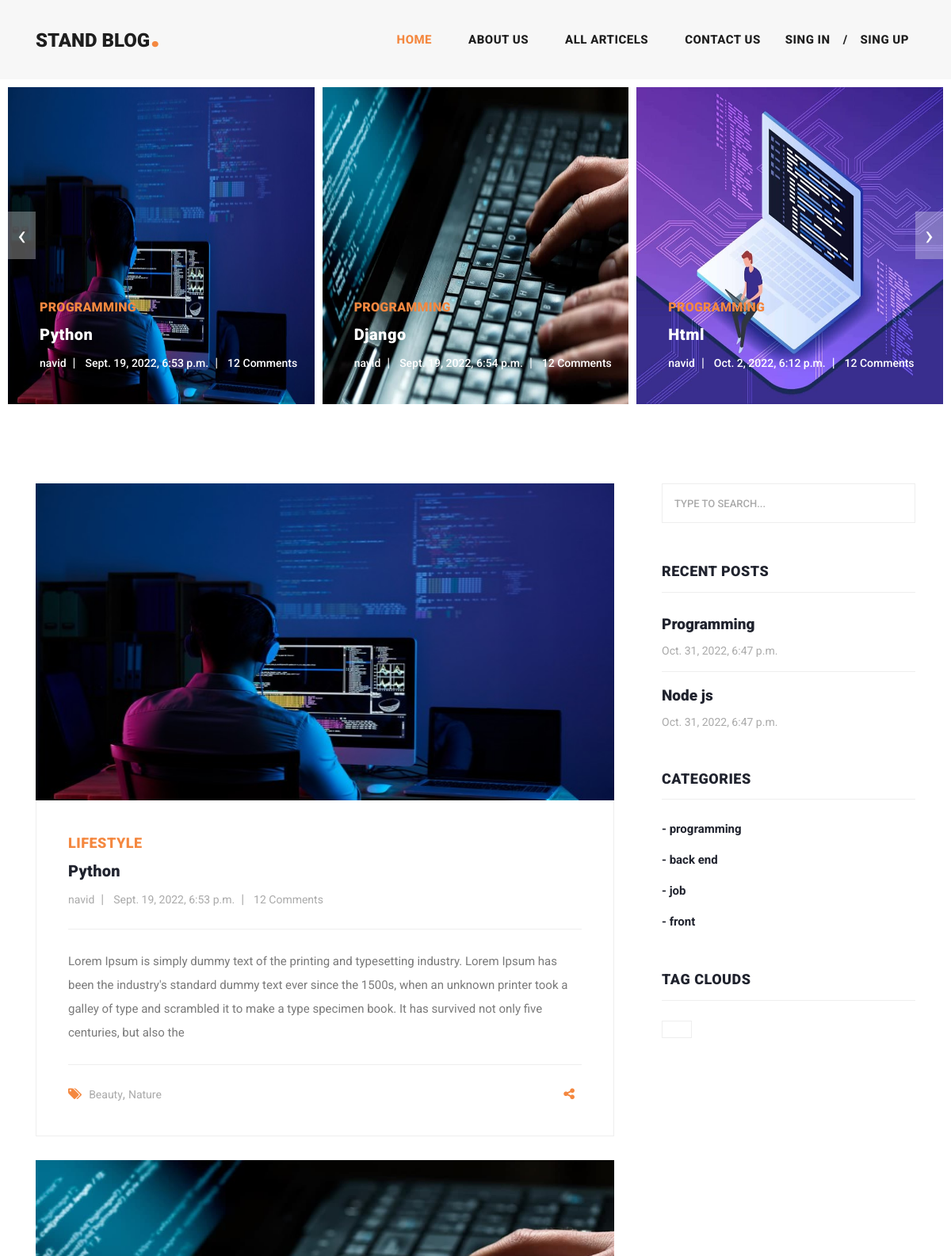
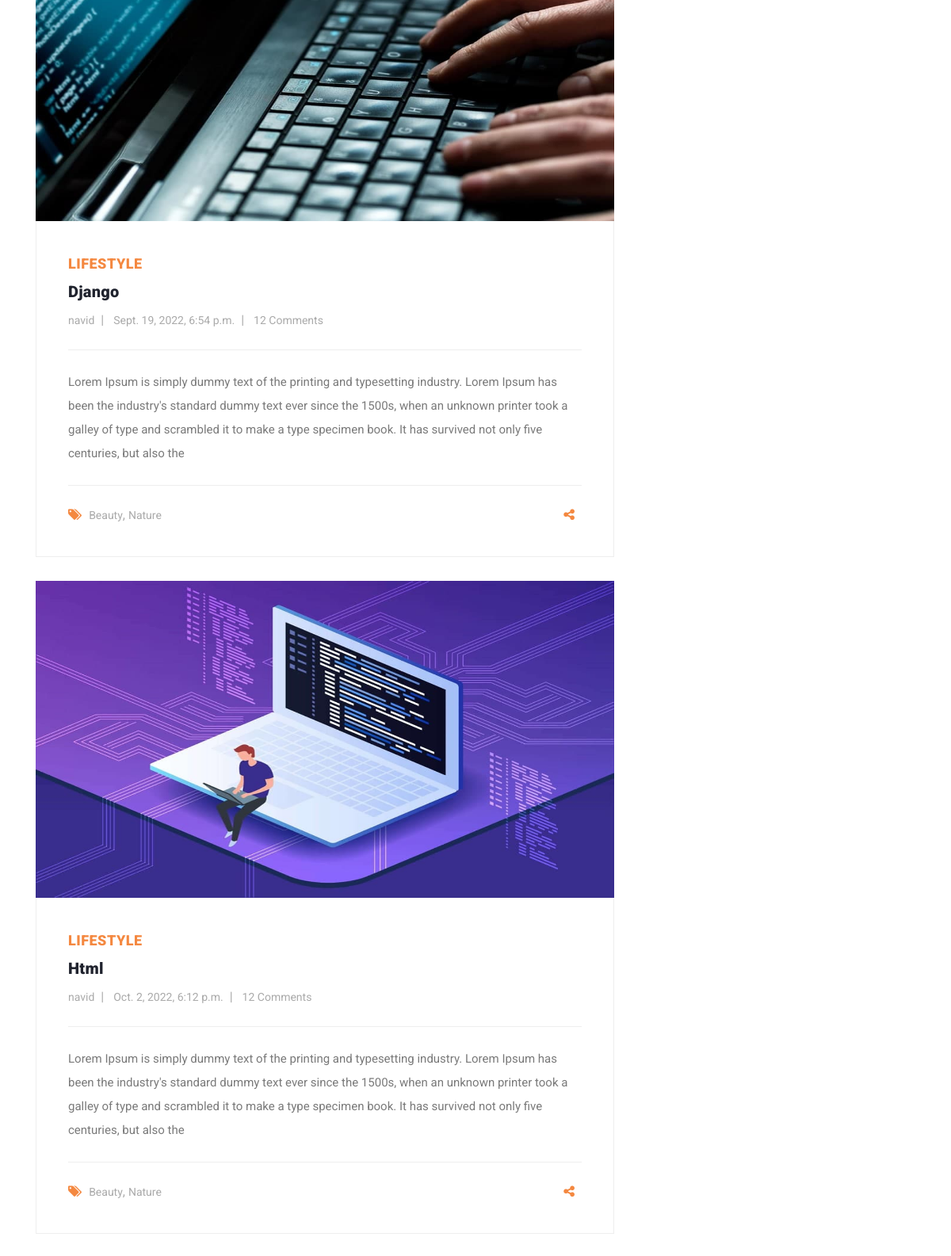
The page / (upper part) on the database its author committed (2 pictures, top to bottom).
### blog/models.py (models this page shows, shortened)
class Article(models.Model):
    author = models.ForeignKey(User, on_delete=models.CASCADE)
    cateqory = models.ManyToManyField(Cateqory, blank=True, related_name="articles")
    title = models.CharField(max_length=90)
    body = models.TextField(blank=True)
    image = models.ImageField(upload_to="image/article")
    created = models.DateTimeField(auto_now_add=True)
    updated = models.DateTimeField(auto_now=True)
    myfile = models.FileField(upload_to="file", null=True, blank=True)
    status = models.BooleanField(null=True, blank=True, default=True)
    slug = models.SlugField(null=True, unique=True, blank=True)
    objects = models.Manager()
    custom_manager = ArticleManager()
    class Meta:
        verbose_name = "post"
    def get_absolute_url(self):
        return reverse("blog:article_detail", kwargs={"slug": self.slug})

class Cateqory(models.Model):
    title = models.CharField(max_length=100)
    created = models.DateTimeField(auto_now_add=True)
    slug = models.SlugField(blank=True)
    def get_absolut_url(self):
        return reverse("blog:category_detail", kwargs={"slug": self.slug})
    def __str__(self) -> str:
        return self.title

### home/views.py (the view)
# urls.py: path("", views.HomeView.as_view(), name="home"),
class HomeView(TemplateView):
    template_name = "home/index.html"
    def get_context_data(self, **kwargs):
        context = super().get_context_data(**kwargs)
        context["object_list"] = Article.objects.all()[:4]
        return context

### account/templatetags/filters.py (called while the page is built)
@register.filter
def cutter(value, arg):
    return value[:arg]

### context_processors/context_processors.py (called while the page is built)
def recent_articles(request):
    recent_articles = Article.objects.order_by("-created",)[:2]
    return {"recent_articles": recent_articles}

def cateqouries(request):
    cateqouries = Cateqory.objects.all()
    return {"cateqouries": cateqouries}

### home/templates/home/index.html (shortened to what this page needs)
{% extends "base.html" %}
{% load social_share %}
{% load static %}
{% load filters %}
{% block content %}
    <div class="main-banner header-text">
      <div class="container-fluid">
        <div class="owl-banner owl-carousel">
          {% for article in object_list %}
          <div class="item">
           <a href="{{ article.get_absolute_url }}" ><img width="100px" height="400px" src="{{ article.image.url }}" alt="{{ article.title }}"></a>
            <div class="item-content">
              <div class="main-content">
                <div class="meta-category">
                  <span>{{ article.cateqory.all.0 }}</span>
                </div>
                <a href="{{ article.get_absolute_url }}"><h4>{{ article.title }}</h4></a>
                <ul class="post-info">
                  <li><a href="#">{{ article.author.username }}</a></li>
                  <li><a href="#">{{ article.created }}</a></li>
                  <li><a href="#">12 Comments</a></li>
                </ul>
              </div>
            </div>
          </div>
          {% endfor %}
        </div>
      </div>
    </div>
    <section class="blog-posts">
      <div class="container">
        <div class="row">
          <div class="col-lg-8">
            <div class="all-blog-posts">
              <div class="row">
                {% for article in object_list %}
                <div class="col-lg-12">
                  <div class="blog-post">
                    <div class="blog-thumb">
                      <img width="400px" height="400px" src="{{ article.image.url }}" alt="">
                    </div>
                    <div class="down-content">
                      <span>Lifestyle</span>
                      <a href="{{ article.get_absolute_url }}"><h4>{{ article.title }}</h4></a>
                      <ul class="post-info">
                        <li><a href="#">{{ article.author }}</a></li>
                        <li><a href="#">{{ article.created }}</a></li>
                        <li><a href="#">12 Comments</a></li>
                      </ul>
                        <p>{{ article.body|cutter:300 }}</p>
                      <div class="post-options">
                        <div class="row">
                          <div class="col-6">
                            <ul class="post-tags">
                              <li><i class="fa fa-tags"></i></li>
                              <li><a href="#">Beauty</a>,</li>
                              <li><a href="#">Nature</a></li>
                            </ul>
                          </div>
                          <div class="col-6">
                            <ul class="post-share">
                              <li><i class="fa fa-share-alt"></i></li>
                            </ul>
                          </div>
                        </div>
                      </div>
                    </div>
                  </div>
                </div>
                {% endfor %}
              </div>
            </div>
          </div>
            {% include "includes/sidebar.html" %}
        </div>
      </div>
    </section>
{% endblock %}

### templates/includes/sidebar.html
{% load static %}
<div class="col-lg-4">
    <div class="sidebar">
        <div class="row">
            <div class="col-lg-12">
                <div class="sidebar-item search">
                    <form id="search_form" name="gs" method="GET" action="{% url "blog:search_articles" %}">
                        <input type="text" name="search" class="searchText" placeholder="type to search..."
                               autocomplete="on">
                    </form>
                </div>
            </div>
            <div class="col-lg-12">
                <div class="sidebar-item recent-posts">
                    <div class="sidebar-heading">
                        <h2>Recent Posts</h2>
                    </div>
                    <div class="content">
                        <ul>
                            {% for article in recent_articles %}
                                <li><a href="{{ article.get_absolute_url }}">
                                    <h5>{{ article.title }}</h5>
                                    <span>{{ article.created }}</span>
                                </a></li>
                            {% endfor %}
                        </ul>
                    </div>
                </div>
            </div>
            <div class="col-lg-12">
                <div class="sidebar-item categories">
                    <div class="sidebar-heading">
                        <h2>Categories</h2>
                    </div>
                    <div class="content">
                        <ul>
                            {% for cat in cateqouries %}
                            <li><a href="{{  cat.get_absolut_url }}">- {{ cat.title }}</a></li>
                            {% endfor %}
                        </ul>
                    </div>
                </div>
            </div>
            <div class="col-lg-12">
                <div class="sidebar-item tags">
                    <div class="sidebar-heading">
                        <h2>Tag Clouds</h2>
                    </div>
                    <div class="content">
                        <ul>
                            <li><a href="#">{{ name }}</a></li>
                        </ul>
                    </div>
                </div>
            </div>
        </div>
    </div>
</div>

### rows shown on the page
Article: image (picture), cateqory.all.0 "PROGRAMMING", title "Python", author.username "navid", created "Sept. 19, 2022, 6:53 p.m.", author "navid", body "Lorem Ipsum is simply dummy text of the printing and typesetting industry. Lorem Ipsum has been the industry's standard dummy text ever since the 1500s, when an unknown printer took a galley of type and scrambled it to make a type specimen book. It has survived not only five centuries, but also the"
Article: image (picture), cateqory.all.0 "PROGRAMMING", title "Django", author.username "navid", created "Sept. 19, 2022, 6:54 p.m.", author "navid", body "Lorem Ipsum is simply dummy text of the printing and typesetting industry. Lorem Ipsum has been the industry's standard dummy text ever since the 1500s, when an unknown printer took a galley of type and scrambled it to make a type specimen book. It has survived not only five centuries, but also the"
Article: image (picture), cateqory.all.0 "PROGRAMMING", title "Html", author.username "navid", created "Oct. 2, 2022, 6:12 p.m.", author "navid", body "Lorem Ipsum is simply dummy text of the printing and typesetting industry. Lorem Ipsum has been the industry's standard dummy text ever since the 1500s, when an unknown printer took a galley of type and scrambled it to make a type specimen book. It has survived not only five centuries, but also the"
Article: title "Programming", created "Oct. 31, 2022, 6:47 p.m."
Article: title "Node js", created "Oct. 31, 2022, 6:47 p.m."
Cateqory: title "programming"
Cateqory: title "back end"
Cateqory: title "job"
Cateqory: title "front"
